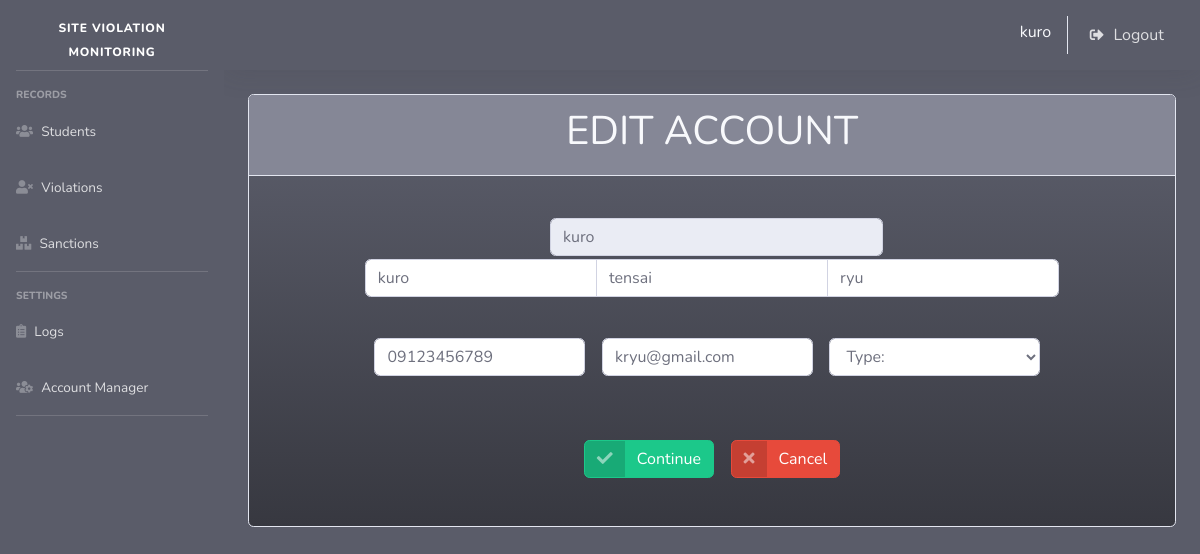
The app's page /my_account_edit.php?id=8 (signed in) with its own data.
### tables this page shows
CREATE TABLE `accounts` (
  `acc_id` int(11) NOT NULL,
  `username` text NOT NULL,
  `password1` text NOT NULL,
  `password2` text NOT NULL,
  `firstname` text NOT NULL,
  `middlename` text NOT NULL,
  `lastname` text NOT NULL,
  `contact` text NOT NULL,
  `email` text NOT NULL,
  `user_type` text NOT NULL
);

### perfect_function.php (called while the page is built, shortened)
<?php
function getConnection()
{
	$servername = "localhost";
	$username = "root";
	$password = "";
	$dbname = "site_violation2";
	$conn = new mysqli($servername, $username, $password, $dbname);
	return $conn;
}
function get_where_custom($table_name, $column, $value)
{
	$conn = getConnection();
	$sql = "SELECT * FROM $table_name where ".$column."='".$value."'";
	$result = $conn->query($sql);
	return $result;
}
?>

### my_account_edit.php (the view, shortened to what this page needs)
<?php
include "perfect_function.php";
include "header.php";
$id = $_GET['id'];
$form_location = "my_account_edit_proc.php?id=".$id;
$table_name = "accounts";
$column = "acc_id";
$get_userData = get_where_custom($table_name, $column, $id);
foreach ($get_userData as $key => $row) {
            $username=$row['username'];
            $firstname=$row['firstname'];
            $middlename=$row['middlename'];
            $lastname=$row['lastname'];
            $contact=$row['contact'];
            $email=$row['email'];
}
?>
<div align=center>
<div class="card mb-4 w-100 bg-gradient-dark"  style="width:50%;">
<div class="card-header bg-secondary text-light">
    <h1>EDIT ACCOUNT</h1>
</div>
<form method="post" action="<?=$form_location;?>">
  <div class="" style="margin-left:10%;">
    <input type="text" name="username" class="form-control form-control-user" autocomplete=off value="<?= $username;?>" style="width:40%; margin-left:25%; margin-top:5%; float:left;" readonly>
  </div>
  <div class="input-group" style="width:75%; margin-left:0%; margin-top: 9%;">
      <input type="text" name="firstname" class="form-control form-control-user" autocomplete=off value="<?= $firstname;?>" class="form-control">
      <input type="text" name="middlename" class="form-control form-control-user" autocomplete=off value="<?= $middlename;?>" class="form-control">
      <input type="text" name="lastname" class="form-control form-control-user" autocomplete=off value="<?= $lastname;?>" class="form-control">
  </div>
  <br>
  <div class="" style="margin-left:9%;">
  <input type="number" name="contact" class="form-control form-control-user" value="<?= $contact;?>" autocomplete=off required style="width:25%; margin-left:5%; margin-top:2%; float:left;">
      <input type="email" name="email" class="form-control form-control-user" autocomplete=off value="<?= $email;?>" style="width:25%; margin-left:2%; margin-top:2%; float:left;">
    <select type="text" name="user_type" class="form-control form-control-user" autocomplete=off required style="width:25%; margin-left:2%; margin-right: 3%; margin-top:2%; float:left;">
        <option value="">Type:</option>
      </select>
  </div>
    <br>
    <br>
<br>
	<button type="submit" class="btn btn-success btn-icon-split" style="margin-left:%; margin-top: 5%;">
	<span class="icon text-white-50">
	<i class="fas fa-check"></i>
		</span>
		<span class="text">
			Continue
		</span>
	</button>
	<a href="my_account_manage.php" class="btn btn-danger btn-icon-split" style=" margin-top:5%">
    <span class="icon text-white-50">
	<i class="fas fa-times"></i>
</span>
<span class="text">
    Cancel
</span>
</a>
	<br><br><br>
</form>

### records on screen
accounts: username "kuro", firstname "kuro", middlename "tensai", lastname "ryu", contact "09123456789", email "kryu@gmail.com"

### other values on screen
$_SESSION['firstlast'] "kuro"
